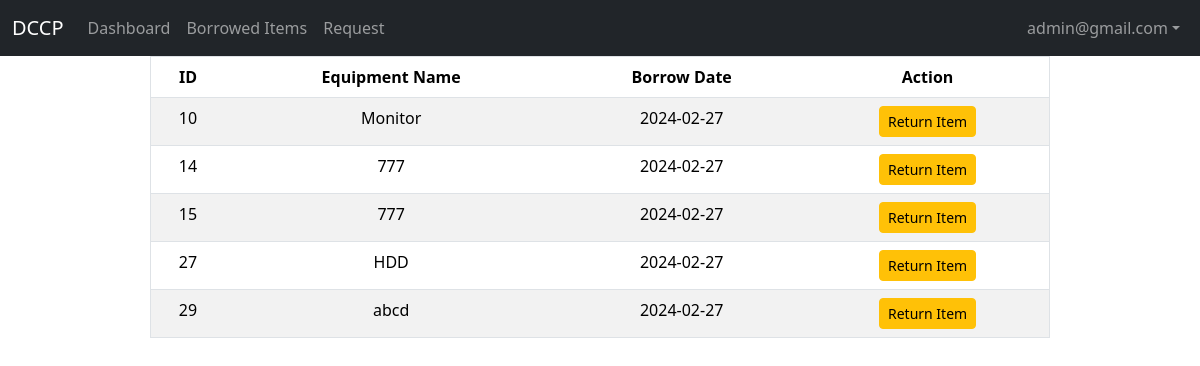
Page /borrowed_item.php (signed in) on the committed database.
### tables this page shows
CREATE TABLE `borrowed_item` (
  `item_code` int(11) NOT NULL,
  `borrow_date` date NOT NULL,
  `borrower` text NOT NULL,
  `equipment_name` text NOT NULL,
  `useless` int(11) NOT NULL
);

### borrowed_item.php (the view, shortened to what this page needs)
<?php
include_once("config.php");
$name = $_SESSION['username'];
	$rs=mysqli_query($mysqli, "select * from borrowed_item");
?>
<!DOCTYPE html>
<html>
	<head>
	</head>
	<body>
		<link href="https://cdn.jsdelivr.net/npm/bootstrap@5.3.2/dist/css/bootstrap.min.css" rel="stylesheet">
		<nav class="navbar navbar-expand-sm bg-dark navbar-dark">
		<div class="container-fluid">
			<a class="navbar-brand" href="#">DCCP</a>
			<div class="collapse navbar-collapse" id="collapsibleNavbar">
			<ul class="navbar-nav">
				<li class="nav-item">
						<a class="nav-link" href="user_dashboard.php">Dashboard</a>
					</li>
					<li class="nav-item">
						<a class="nav-link" href="Borrow_list.php">Borrowed Items</a>
					</li>
					<li class="nav-item">
						<a class="nav-link" href="request_index.php">Request</a>
					</li>
			</ul>
			<div class="collapse navbar-collapse justify-content-end" id="navbarCollapse">
			<ul class="navbar-nav">
			<li class="nav-item">
			<li class="nav-item dropdown">
				<a class="nav-link dropdown-toggle" href="#" role="button" data-bs-toggle="dropdown">admin@gmail.com</a>
				</li>
			</li>
		</ul>
		</div>
			</div>
		</div>
		</nav>
		<table class="table table-striped w-75" border="1px" align="center">
			<thead >
				<tr align="center" >
					<th><b>ID</b></th>
					<th><b>Equipment Name</b></th>
					<th><b>Borrow Date</b></th>
					<th><b>Action</b></th>
				</tr>
			</thead>
			<tbody>
				<?php
    while ($res = mysqli_fetch_array($rs)) {
        if ($res['borrower'] == $name) {
            echo "<tr align='center' ><td>" . $res['item_code'] . "</td>";
            echo "<td>" . $res['equipment_name'] . "</td>";
            echo "<td>" . $res['borrow_date'] . "</td>";
            echo "<td><a class='btn btn-sm btn-warning' href=''>Return Item</a></td>";
        }
    }
?>
			</tbody>
		</table>
	</body>
</html>

### borrowed_item.php (style rules this page uses)
body { font-family: Arial, sans-serif; margin: 0; padding: 0; }

### rows in the picture
borrowed_item: item_code "10", equipment_name "Monitor", borrow_date "2024-02-27"
borrowed_item: item_code "14", equipment_name "777", borrow_date "2024-02-27"
borrowed_item: item_code "15", equipment_name "777", borrow_date "2024-02-27"
borrowed_item: item_code "27", equipment_name "HDD", borrow_date "2024-02-27"
borrowed_item: item_code "29", equipment_name "abcd", borrow_date "2024-02-27"
